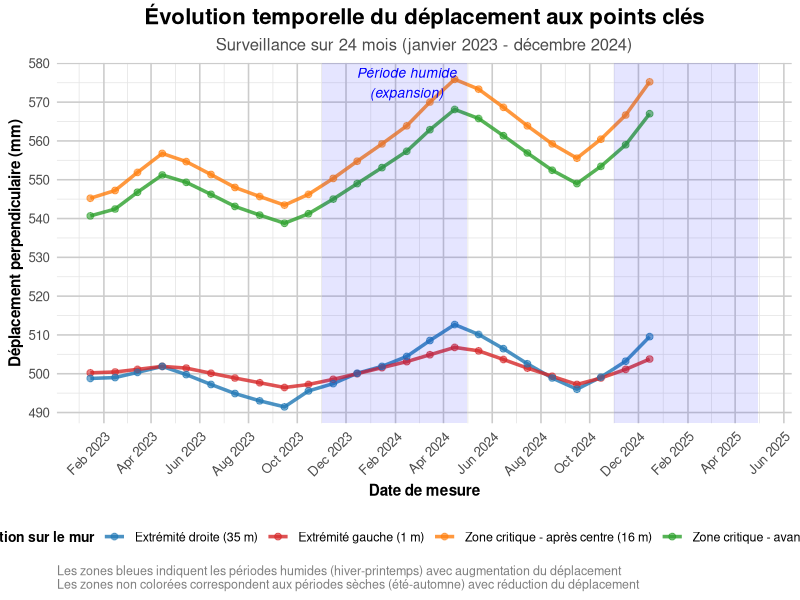

Write R code to recreate this figure. (Note: this script raises an error after producing the figure.)
# Script R : Série temporelle du déplacement aux points clés
# Auteur : OLT
# Date : 2025-10-28

# Chargement des bibliothèques nécessaires
library(ggplot2)
library(dplyr)
library(tidyr)
library(scales)

# Lecture des données
data <- read.csv("mur_soutenement.csv", stringsAsFactors = FALSE)

# Conversion de la date
data$date <- as.Date(data$date)

# Sélection des points clés (1m, 14m, 16m, 35m)
points_cles <- c(1, 14, 16, 35)
data_points_cles <- data %>% filter(distance_m %in% points_cles)

# Ajout d'étiquettes descriptives
data_points_cles <- data_points_cles %>%
  mutate(
    point_label = case_when(
      distance_m == 1 ~ "Extrémité gauche (1 m)",
      distance_m == 14 ~ "Zone critique - avant centre (14 m)",
      distance_m == 16 ~ "Zone critique - après centre (16 m)",
      distance_m == 35 ~ "Extrémité droite (35 m)",
      TRUE ~ as.character(distance_m)
    )
  )

# Calcul des variations saisonnières
data_points_cles <- data_points_cles %>%
  group_by(distance_m) %>%
  mutate(
    variation_depuis_debut = deplacement_mm - first(deplacement_mm),
    tendance = (deplacement_mm - first(deplacement_mm)) / (mois - 1) * 12  # variation annuelle
  )

# Création du graphique de séries temporelles
p <- ggplot(data_points_cles,
            aes(x = date, y = deplacement_mm,
                color = point_label, group = point_label)) +
  geom_line(linewidth = 1.2, alpha = 0.8) +
  geom_point(size = 2, alpha = 0.6) +
  # Mise en évidence des saisons humides (hiver-printemps)
  annotate("rect", xmin = as.Date("2023-11-01"), xmax = as.Date("2024-04-30"),
           ymin = -Inf, ymax = Inf, alpha = 0.1, fill = "blue") +
  annotate("rect", xmin = as.Date("2024-11-01"), xmax = as.Date("2025-04-30"),
           ymin = -Inf, ymax = Inf, alpha = 0.1, fill = "blue") +
  annotate("text", x = as.Date("2024-02-15"), y = 575,
           label = "Période humide\n(expansion)",
           color = "blue", size = 3.5, fontface = "italic") +
  # Mise en forme
  scale_color_manual(
    name = "Position sur le mur",
    values = c("#1f77b4", "#d62728", "#ff7f0e", "#2ca02c")
  ) +
  labs(
    title = "Évolution temporelle du déplacement aux points clés",
    subtitle = "Surveillance sur 24 mois (janvier 2023 - décembre 2024)",
    x = "Date de mesure",
    y = "Déplacement perpendiculaire (mm)",
    caption = "Les zones bleues indiquent les périodes humides (hiver-printemps) avec augmentation du déplacement\nLes zones non colorées correspondent aux périodes sèches (été-automne) avec réduction du déplacement"
  ) +
  theme_minimal(base_size = 12) +
  theme(
    plot.title = element_text(face = "bold", size = 16, hjust = 0.5),
    plot.subtitle = element_text(size = 12, hjust = 0.5, color = "gray30"),
    plot.caption = element_text(size = 9, hjust = 0, color = "gray50"),
    legend.position = "bottom",
    legend.text = element_text(size = 9),
    legend.title = element_text(face = "bold", size = 10),
    panel.grid.minor = element_line(color = "gray90"),
    panel.grid.major = element_line(color = "gray80"),
    axis.title = element_text(face = "bold", size = 11),
    axis.text.x = element_text(angle = 45, hjust = 1)
  ) +
  scale_x_date(date_breaks = "2 months", date_labels = "%b %Y") +
  scale_y_continuous(breaks = seq(490, 580, by = 10))

# Sauvegarde du graphique
ggsave("images/timeseries_keypoints.png", plot = p,
       width = 14, height = 8, dpi = 300, bg = "white")

# Calcul des statistiques pour chaque point
stats_points <- data_points_cles %>%
  group_by(point_label) %>%
  summarise(
    deplacement_initial = first(deplacement_mm),
    deplacement_final = last(deplacement_mm),
    variation_totale = last(deplacement_mm) - first(deplacement_mm),
    variation_annuelle_moyenne = variation_totale / 2,  # sur 2 ans
    deplacement_max = max(deplacement_mm),
    deplacement_min = min(deplacement_mm),
    amplitude_saisonniere = deplacement_max - deplacement_min
  )

# Affichage des statistiques
cat("\n=== STATISTIQUES AUX POINTS CLÉS ===\n\n")
print(stats_points, n = Inf)

# Sauvegarde des statistiques
write.csv(stats_points, "images/statistiques_points_cles.csv", row.names = FALSE)

cat("\n\nGraphique de séries temporelles créé : images/timeseries_keypoints.png\n")
cat("Statistiques sauvegardées : images/statistiques_points_cles.csv\n")
